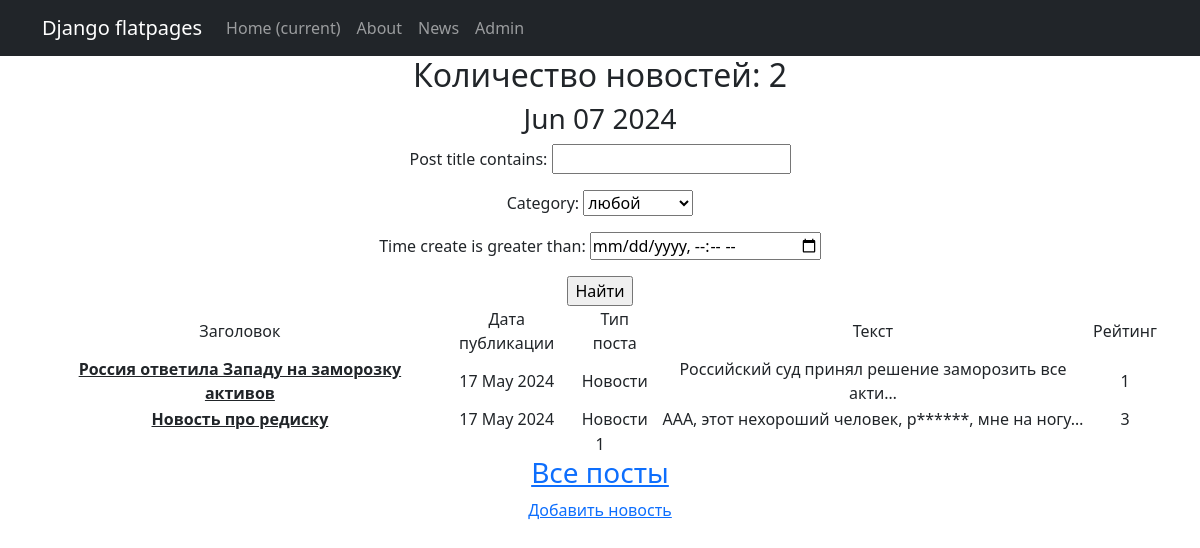
Page /news/search/ on the earlier database version.
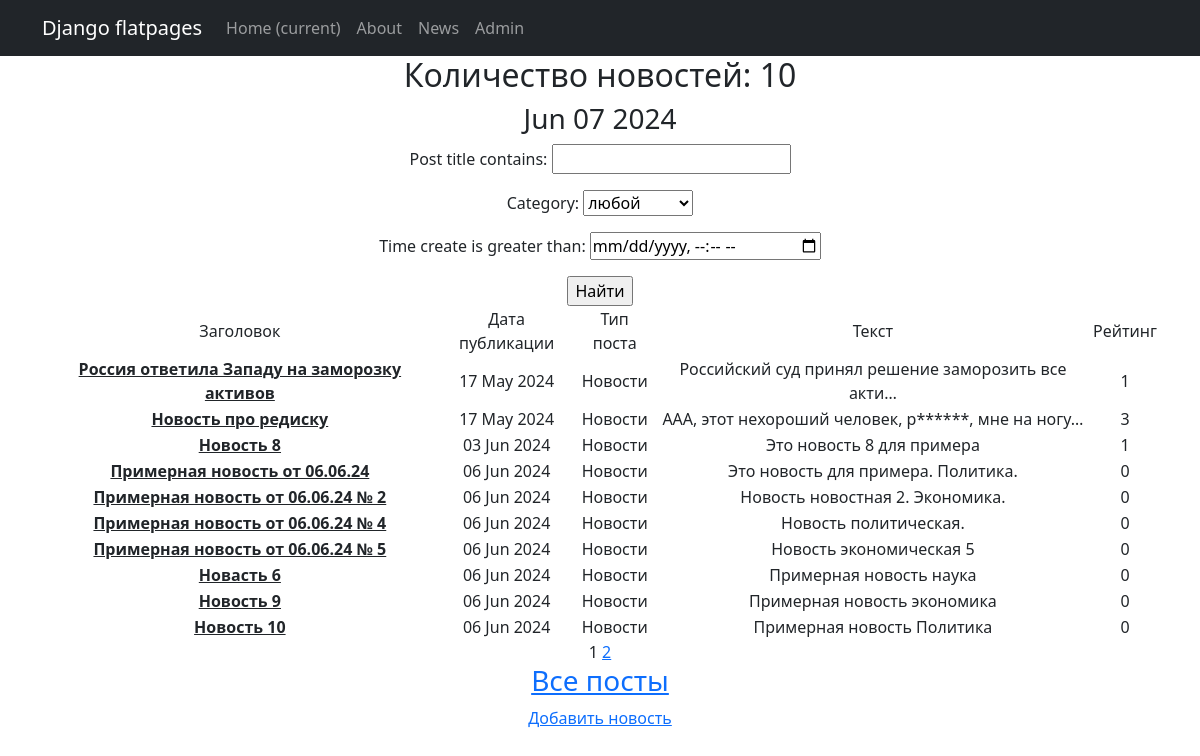
Same page on the later database version.
### NewsPortal_app/models.py (models this page shows, shortened)
class Post(models.Model):
    TYPE_POST = [
        ('N', "Новости"),
        ('A', "Статья")
    ]
    type_post = models.CharField(max_length=1, choices=TYPE_POST, default='A')
    time_create = models.DateTimeField(auto_now_add=True)
    post_title = models.CharField(max_length=255)
    post_content = models.TextField()
    post_rating = models.IntegerField(default=0)
    author = models.ForeignKey(Author, on_delete=models.CASCADE)
    post_category = models.ManyToManyField(Category, through='PostCategory')

### NewsPortal_app/views.py (the view)
# urls.py: path('search/', NewsListView.as_view()),
class NewsListView(ListView):
    model = Post
    ordering = 'time_create'
    template_name = 'news.html'
    context_object_name = 'posts'
    paginate_by = 10
    def get_queryset(self):
        queryset = Post.objects.filter(type_post__exact='N')
        self.filterset = NewsFilter(self.request.GET, queryset)
        return self.filterset.qs
    def get_context_data(self, **kwargs):
        context = super().get_context_data(**kwargs)
        context['filterset'] = self.filterset
        return context

### NewsPortal_app/models.py (called while the page is built)
    def __str__(self):
        for i in range(len(self.CATEGORY_LIST)):
            if self.CATEGORY_LIST[i][0] == self.category_name:
                return self.CATEGORY_LIST[i][1]

### NewsPortal_app/templatetags/custom_tags.py (called while the page is built)
@register.simple_tag()
def current_time(format_string='%b %d %Y'):
    return datetime.now().strftime(format_string)

@register.simple_tag(takes_context=True)
def url_replace(context, **kwargs):
    d = context['request'].GET.copy()
    for k, v in kwargs.items():
        d[k] = v
    return d.urlencode()

### templates/news.html (shortened to what this page needs)
{% extends 'flatpages/default.html' %}
{% load custom_filters %}
{% load custom_tags %}
{% block content%}
<h2>Количество новостей: {{posts|length}}</h2>
<h3>{% current_time '%b %d %Y' %}</h3>
<form action="" method="get">
    {{ filterset.form.as_p }}
    <input type="submit" value="Найти">
</form>
<table>
    <tr>
        <td>Заголовок</td>
        <td>Дата публикации</td>
        <td>Тип поста</td>
        <td>Текст</td>
        <td>Рейтинг</td>
    </tr>
    {% for post in posts%}
      <tr>
        <td><a class="nav-link" href={{post.pk}}><u><b>{{post.post_title}}</u></b></a></td>
        <td>{{post.time_create|date:'d M Y'}}</td>
        <td>{{post.get_type_post_display}}</td>
        <td>{{post.post_content|truncatechars:50|censor}}</td>
        <td>{{post.post_rating}}</td>
      </tr>
    {% endfor%}
</table>
   {{ page_obj.number }}
   {% if page_obj.has_next %}
       <a href="?{% url_replace page=page_obj.next_page_number %}">{{ page_obj.next_page_number }}</a>
   {% endif %}
<h3><a href="/news/">Все посты</a></h3>
<a href="../news/create/">Добавить новость</a>
{% endblock content%}

Differences in the rows shown:
added Post: post_title "Новость 8", time_create "03 Jun 2024", type_post "Новости", post_content|censor "Это новость 8 для примера", post_rating "1"
added Post: post_title "Примерная новость от 06.06.24", time_create "06 Jun 2024", type_post "Новости", post_content|censor "Это новость для примера. Политика.", post_rating "0"
added Post: post_title "Примерная новость от 06.06.24 № 2", time_create "06 Jun 2024", type_post "Новости", post_content|censor "Новость новостная 2. Экономика.", post_rating "0"
added Post: post_title "Примерная новость от 06.06.24 № 4", time_create "06 Jun 2024", type_post "Новости", post_content|censor "Новость политическая.", post_rating "0"
added Post: post_title "Примерная новость от 06.06.24 № 5", time_create "06 Jun 2024", type_post "Новости", post_content|censor "Новость экономическая 5", post_rating "0"
added Post: post_title "Новасть 6", time_create "06 Jun 2024", type_post "Новости", post_content|censor "Примерная новость наука", post_rating "0"
added Post: post_title "Новость 9", time_create "06 Jun 2024", type_post "Новости", post_content|censor "Примерная новость экономика", post_rating "0"
added Post: post_title "Новость 10", time_create "06 Jun 2024", type_post "Новости", post_content|censor "Примерная новость Политика", post_rating "0"
Other differences:
{{ posts|length }}: "2" → "10"
{{ page_obj.next_page_number }}: (not shown) → "2"
